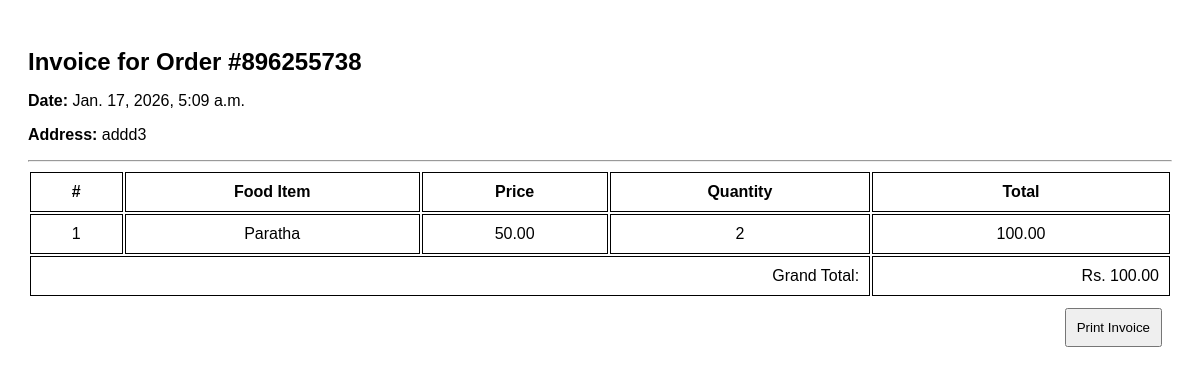
The page /api/invoice/896255738/ on the database its author committed.
### foodordering/models.py (models this page shows, shortened)
class OrderAddress(models.Model):
    user=models.ForeignKey(User, on_delete=models.CASCADE)
    order_number = models.CharField(max_length=100, null=True)
    address=models.TextField()
    order_time=models.DateTimeField(auto_now_add=True)
    order_final_status=models.CharField(max_length=200, null=True)

class Food(models.Model):
    category=models.ForeignKey(Category, on_delete=models.CASCADE)
    item_name=models.CharField(max_length=50)
    item_price=models.DecimalField(max_digits=10, decimal_places=2)
    item_description=models.TextField(max_length=500,null=True,blank=True)
    image=models.ImageField(upload_to='food_images/')
    item_quantity=models.CharField(max_length=50)
    is_available=models.BooleanField(default=True)

### foodordering/views.py (the view)
# urls.py: path('invoice/<str:order_number>/', get_invoice),
def get_invoice(request, order_number):
    orders = Order.objects.filter(order_number=order_number, is_order_placed=True).select_related('food')
    address = OrderAddress.objects.get(order_number=order_number)
    grand_total=0
    order_data=[]
    for order in orders:
        total_price = order.quantity * order.food.item_price
        grand_total += total_price
        order_data.append({
            'food' :order.food,
            'quantity': order.quantity,
            'total_price': total_price,
        })
    return render(request, 'invoice.html', {
        'order_number': order_number,
        'grand_total': grand_total,
        'address': address,
        'orders': order_data
    })

### foodordering/templates/invoice.html (shortened to what this page needs)
<!DOCTYPE html>
<html lang="en">
<head>
</head>
<body>
    <h2>Invoice for Order #{{order_number}}</h2>
    <p><strong>Date: </strong>{{address.order_time}}</p>
    <p><strong>Address: </strong>{{address.address}}</p>
    <hr>
    <table>
        <thead>
            <tr>
                <th>#</th>
                <th>Food Item</th>
                <th>Price</th>
                <th>Quantity</th>
                <th>Total</th>
            </tr>
        </thead>
        <tbody>
            {% for order in orders %}
            <tr>
                <td>{{forloop.counter}}</td>
                <td>{{order.food.item_name}}</td>
                <td>{{order.food.item_price}}</td>
                <td>{{order.quantity}}</td>
                <td>{{order.total_price}}</td>
            </tr>
            {% endfor %}
        </tbody>
        <tfoot>
            <tr>
                <td colspan="4" style="text-align: right;">Grand Total:</td>
                <td style="text-align: right;">Rs. {{grand_total}}</td>
            </tr>
        </tfoot>
    </table>
    <div style=" display: flex;
    justify-content: flex-end;">
        <button style="margin:10px; padding:10px;" onclick="window.print()">Print Invoice</button>
    </div>
</body>
</html>

### foodordering/templates/invoice.html (style rules this page uses)
body { font-family: Arial, sans-serif; padding: 20px; }
h2 { margin-bottom: 10px; }
table { width: 100%; }
th, td { border: 1px solid; padding: 10px; text-align: center }

### rows shown on the page
OrderAddress: order_time "Jan. 17, 2026, 5:09 a.m.", address "addd3"
Food: food.item_name "Paratha", food.item_price "50.00", quantity "2", total_price "100.00"

### other values the page prints
{{ order_number }} "896255738"
{{ grand_total }} "100.00"
